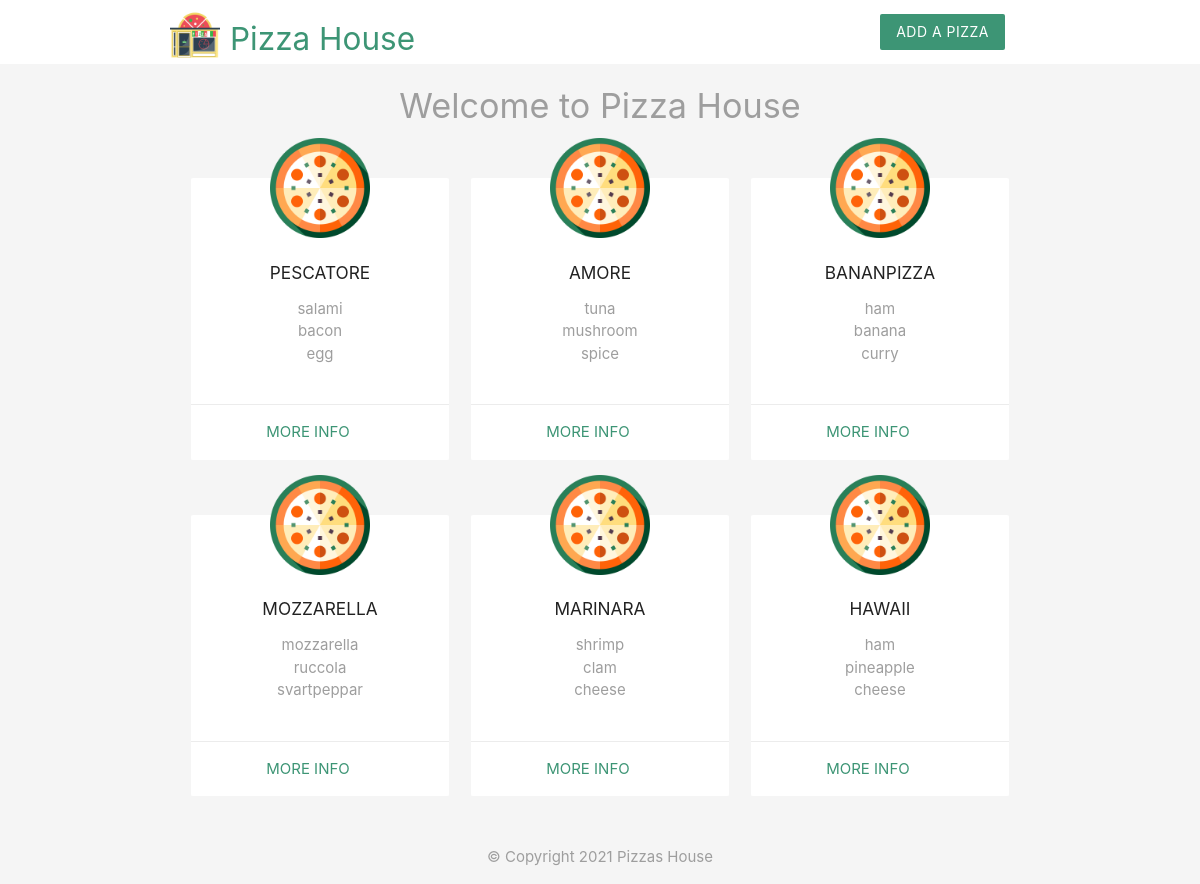
The page / on the database its author committed.
### tables this page shows
CREATE TABLE `pizzas` (
  `id` int(11) NOT NULL,
  `title` varchar(255) NOT NULL,
  `email` varchar(255) NOT NULL,
  `ingredients` varchar(255) NOT NULL,
  `created_at` timestamp NOT NULL DEFAULT CURRENT_TIMESTAMP
);

### index.php (the view, shortened to what this page needs)
<?php
include('config/db_connect.php');
$sql = "SELECT title, ingredients, id FROM pizzas ORDER BY created_at";
$result = mysqli_query($conn, $sql);
$pizzas = mysqli_fetch_all($result, MYSQLI_ASSOC);
?>
<!DOCTYPE html>
<html>
<?php include('templates/header.php'); ?>
<h4 class="center grey-text">Welcome to Pizza House</h4>
<div class="container">
	<div class="row">
		<?php foreach ($pizzas as $pizza) : ?>
			<div class="col s6 m4">
				<div class="card z-depth-0">
					<img src="img/pizza.png" class="pizza">
					<div class="card-content center">
						<h6><?php echo htmlspecialchars($pizza['title']); ?></h6>
						<ul class="grey-text">
							<?php foreach (explode(',', $pizza['ingredients']) as $ing) : ?>
								<li><?php echo htmlspecialchars($ing); ?></li>
							<?php endforeach; ?>
						</ul>
					</div>
					<div class="card-action center">
						<a class="brand-text " href="details.php?id=<?php echo $pizza['id'] ?>">more info</a>
					</div>
				</div>
			</div>
		<?php endforeach; ?>
	</div>
</div>
<?php include('templates/footer.php'); ?>
</html>

### templates/header.php (shortened to what this page needs)
<head>
  <link rel="stylesheet" href="https://cdnjs.cloudflare.com/ajax/libs/materialize/1.0.0/css/materialize.min.css">
</head>
<body class="grey lighten-4">
  <nav class="white z-depth-0 nav">
    <div class="container">
      <a href="index.php" class="brand-logo brand-text"><img src="img/pizza-house.png" class="pizzaHouse" />Pizza House</a>
      <ul id="nav-mobile" class="right hide-on-small-and-down">
        <li><a href="add.php" class="btn brand z-depth-0">Add a Pizza</a></li>
      </ul>
    </div>
  </nav>

### templates/footer.php
<footer class="section">
	<div class="center grey-text">&copy; Copyright 2021  Pizzas House</div>
</footer>
</body>

### templates/header.php (style rules this page uses)
.brand { background: rgb(61, 149, 117) !important; }
.brand-text { color: rgb(61, 149, 117) !important; }
.pizza { width: 100px; margin: 40px auto -50px; display: block; position: relative; top: -40px; }
.pizzaHouse { width: 50px; display: inline; position: relative; bottom: -10px; left: -10px; }

### rows shown on the page
pizzas: title "PESCATORE", ingredients "salami", ingredients "bacon", ingredients "egg"
pizzas: title "AMORE", ingredients "tuna", ingredients "mushroom", ingredients "spice"
pizzas: title "BANANPIZZA", ingredients "ham", ingredients "banana", ingredients "curry"
pizzas: title "MOZZARELLA", ingredients "mozzarella", ingredients "ruccola", ingredients "svartpeppar"
pizzas: title "MARINARA", ingredients "shrimp", ingredients "clam", ingredients "cheese"
pizzas: title "HAWAII", ingredients "ham", ingredients "pineapple", ingredients "cheese"
